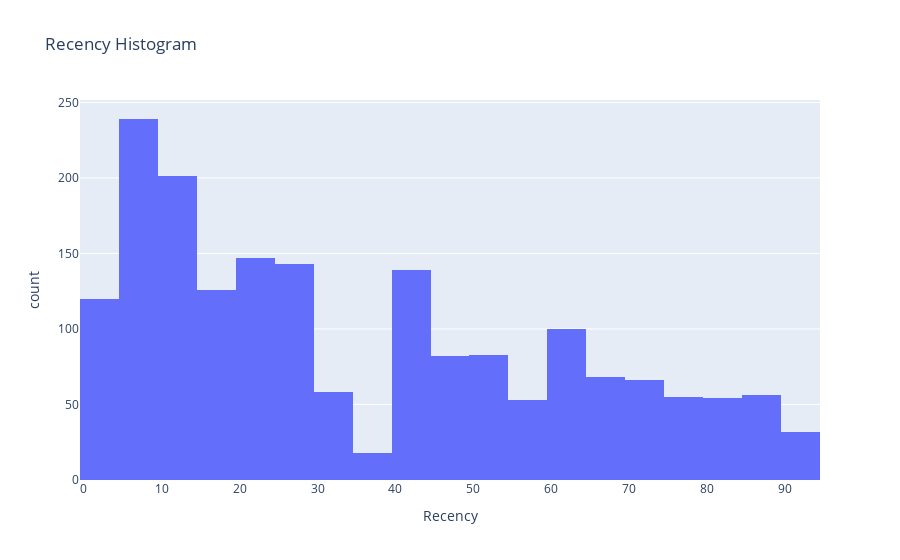

This figure's notebook cell:
### Code cell
fig = px.histogram(df_user, x="Recency",title='Recency Histogram')
fig.show()

### Figure 1 — Plotly figure (JSON) as saved in the notebook; plotly's stock layout.template omitted (floating-point values rounded to 4 significant figures; data arrays with more than 128 entries replaced by an {"elided": "..."} marker saying what was removed)
{"data": [{"alignmentgroup": "True", "bingroup": "x", "hovertemplate": "Recency=%{x}<br>count=%{y}<extra></extra>", "legendgroup": "", "marker": {"color": "#636efa", "pattern": {"shape": ""}}, "name": "", "offsetgroup": "", "orientation": "v", "showlegend": false, "type": "histogram", "x": {"elided": "1840 int values"}, "xaxis": "x", "yaxis": "y"}], "layout": {"barmode": "relative", "legend": {"tracegroupgap": 0}, "title": {"text": "Recency Histogram"}, "xaxis": {"anchor": "y", "domain": [0, 1], "title": {"text": "Recency"}}, "yaxis": {"anchor": "x", "domain": [0, 1], "title": {"text": "count"}}}}
